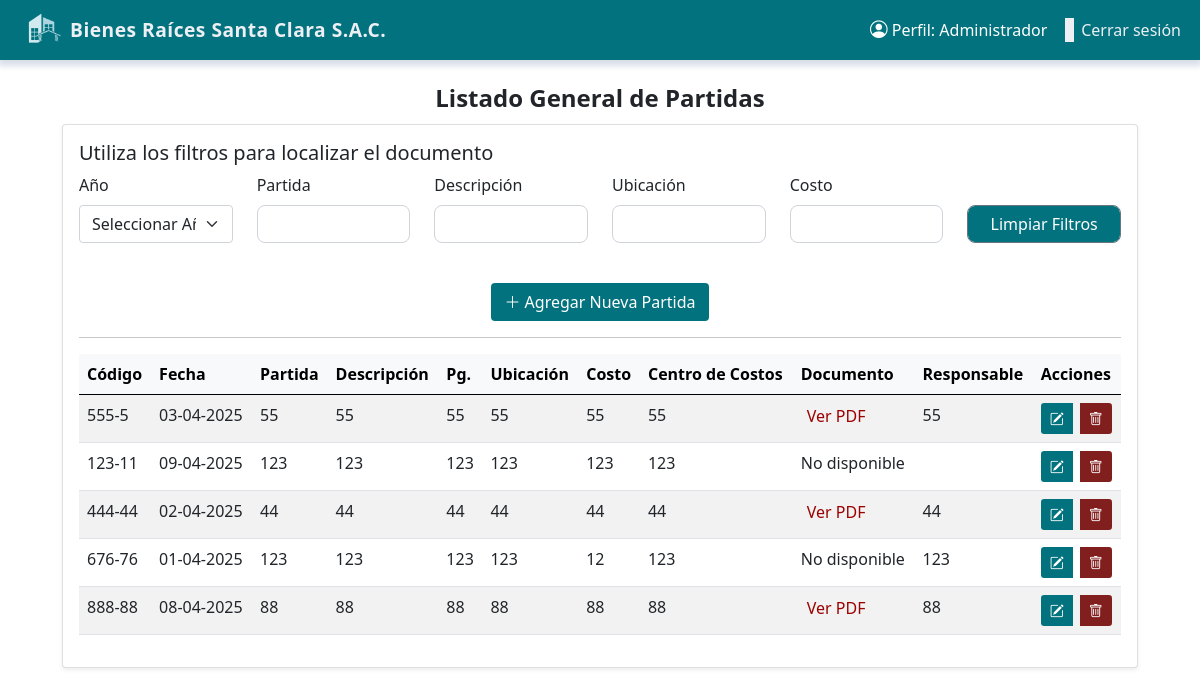
Before: /lista_partidas/ (signed in) with the older database file.
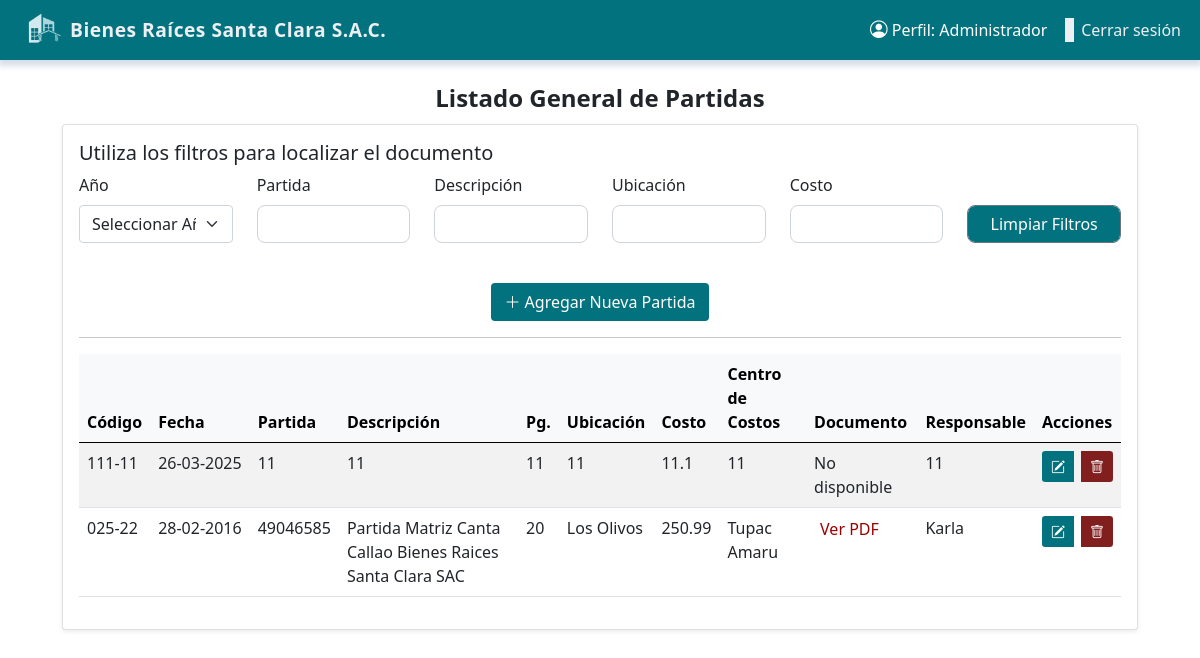
After: the same page with the newer database file.
### partidas_planos/models.py (models this page shows, shortened)
class User(AbstractBaseUser, PermissionsMixin):
    ESTANDAR = 1
    LEGAL = 2
    ADMINISTRADOR = 3
    ROLE_CHOICE = (
        (ESTANDAR, 'Estandar'),
        (LEGAL, 'Legal'),
        (ADMINISTRADOR, 'Administrador'),
    )
    first_name = models.CharField(max_length=50)
    last_name = models.CharField(max_length=50)
    username = models.CharField(max_length=50, unique=True)
    email = models.EmailField(max_length=100, unique=True)
    phone_number = models.CharField(max_length=12, blank=True)
    role = models.PositiveSmallIntegerField(choices=ROLE_CHOICE, blank=True, null=True)
    date_joined = models.DateTimeField(auto_now_add=True)
    last_login = models.DateTimeField(auto_now_add=True)
    created_date = models.DateTimeField(auto_now_add=True)
    modified_date = models.DateTimeField(auto_now=True)
    is_admin = models.BooleanField(default=False)
    is_staff = models.BooleanField(default=False)
    is_active = models.BooleanField(default=True)
    is_superadmin = models.BooleanField(default=False)
    USERNAME_FIELD = 'username'
    REQUIRED_FIELDS = ['email', 'first_name', 'last_name']
    objects = UserManager()

class Partida(models.Model):
    codigo = models.CharField(max_length=10)
    partida = models.CharField(max_length=100)
    fecha = models.DateField()
    descripcion = models.CharField(max_length=255)
    pg = models.CharField(max_length=50)
    ubicacion = models.CharField(max_length=100)
    costo = models.CharField(max_length=100)
    centro_costos = models.CharField(max_length=100)
    responsable = models.CharField(max_length=100)
    pdf = models.FileField(upload_to='partidas', blank=True, null=True, max_length=255)

### partidas_planos/views.py (the view)
# urls.py: path('lista_partidas/', views.lista_partidas, name='lista_partidas'),
@login_required
def lista_partidas(request):
    form = PartidaForm()
    if request.method == 'POST':
        form = PartidaForm(request.POST, request.FILES)
        if form.is_valid():
            form.save()
            return redirect('lista_partidas')  # O el nombre de tu vista actual
    partidas = Partida.objects.all()  # Si quieres listarlas en la plantilla
    return render(request, 'partidas_planos/lista_partidas.html', {
        'form': form,
        'partidas': partidas,
    })

### partidas_planos/forms.py
class PartidaForm(forms.ModelForm):
    class Meta:
        model = Partida
        fields = '__all__'
        widgets = {
            'fecha': forms.DateInput(attrs={'type': 'date'}),
        }
    def __init__(self, *args, **kwargs):
        super().__init__(*args, **kwargs)
        for field in self.fields.values():
            field.widget.attrs['class'] = 'form-control'
        self.fields['responsable'].required = False

### templates/partidas_planos/lista_partidas.html (shortened to what this page needs)
{% extends "base.html" %}
{% block body %}
<div style="text-align: center; margin-top: 20px;">
    <div style="font-weight: bold; font-size: 24px;">
        Listado General de Partidas
    </div>
</div>
<div class="container mt-2" style="max-width: 100%;">
    <div class="row justify-content-center">
        <div class="col-12 col-lg-11">
            <div class="card shadow-sm">
                <div class="card-body">
                    <h5 class="mb-2">Utiliza los filtros para localizar el documento</h5>
                    <div class="row mb-3">
                        <div class="col">
                            <label for="yearFilter" class="form-label">Año</label>
                            <select class="form-select filter-input" data-column="1" id="yearFilter">
                                <option value="">Seleccionar Año</option>
                            </select>
                        </div>
                        <div class="col">
                            <label class="form-label">Partida</label>
                            <input type="text" class="form-control filter-input" data-column="2">
                        </div>
                        <div class="col">
                            <label class="form-label">Descripción</label>
                            <input type="text" class="form-control filter-input" data-column="3">
                        </div>
                        <div class="col">
                            <label class="form-label">Ubicación</label>
                            <input type="text" class="form-control filter-input" data-column="5">
                        </div>
                        <div class="col">
                            <label class="form-label">Costo</label>
                            <input type="text" class="form-control filter-input" data-column="6">
                        </div>
                        <div class="col">
                            <label class="form-label" style="color: #ffffff;">Limpiar</label>
                            <a href="{% url 'lista_partidas' %}" id="clearFilters"
                                class="form-control btn btn-secondary text-center"
                                style="background-color: #02737e; line-height: 25px;">Limpiar Filtros</a>
                        </div>
                    </div>
                    {% if request.user.role != 1 and request.user.role != 2 %}
                    <center>
                        <button type="button" class="btn text-white mt-4" style="background-color: #02737e;"
                            data-bs-toggle="modal" data-bs-target="#documentModal">
                            <i class="bi bi-plus-lg"></i> Agregar Nueva Partida
                        </button>
                    </center>
                    {% endif %}
                    <hr>
                    <div class="table-container" style="max-height: 55vh; overflow-y: auto; overflow-x: auto;">
                        <table class="table table-striped" id="documentsTable">
                            <thead class="table-light" style="position: sticky; top: 0; z-index: 1;">
                                <tr>
                                    <th>Código</th>
                                    <th>Fecha</th>
                                    <th>Partida</th>
                                    <th>Descripción</th>
                                    <th>Pg.</th>
                                    <th>Ubicación</th>
                                    <th>Costo</th>
                                    <th>Centro de Costos</th>
                                    <th>Documento</th>
                                    <th>Responsable</th>
                                    {% if request.user.role != 1 and request.user.role != 2 %}
                                    <th>Acciones</th>
                                    {% endif %}
                                </tr>
                            </thead>
                            <tbody>
                                {% for partida in partidas %}
                                <tr>
                                    <td>{{ partida.codigo }}</td>
                                    <td class="text-nowrap">{{ partida.fecha|date:"d-m-Y" }}</td>
                                    <td>{{ partida.partida }}</td>
                                    <td>{{ partida.descripcion }}</td>
                                    <td>{{ partida.pg }}</td>
                                    <td>{{ partida.ubicacion }}</td>
                                    <td>{{ partida.costo }}</td>
                                    <td>{{ partida.centro_costos }}</td>
                                    <td>
                                        {% if partida.pdf %}
                                        <button type="button"
                                            style="background: none; border: none; color: #9c0101; text-decoration: none; cursor: pointer;"
                                            data-bs-toggle="modal" data-bs-target="#pdfViewerModal"
                                            data-pdf-url="{{ partida.pdf.url }}" class="ver-pdf-btn">
                                            Ver PDF
                                        </button>
                                        {% else %}
                                        No disponible
                                        {% endif %}
                                    </td>
                                    <td>{{ partida.responsable }}</td>
                                    {% if request.user.role != 1 and request.user.role != 2 %}
                                    <td>
                                        <div class="btn-group" role="group">
                                            <button type="button" class="btn btn-sm text-white me-2 btn-editar"
                                                style="background-color: #02737e;" data-bs-toggle="modal"
                                                data-bs-target="#editPartidaModal" data-id="{{ partida.id }}"
                                                data-codigo="{{ partida.codigo }}" data-partida="{{ partida.partida }}"
                                                data-fecha="{{ partida.fecha|date:'Y-m-d' }}"
                                                data-descripcion="{{ partida.descripcion }}" data-pg="{{ partida.pg }}"
                                                data-ubicacion="{{ partida.ubicacion }}"
                                                data-costo="{{ partida.costo }}"
                                                data-centro_costos="{{ partida.centro_costos }}"
                                                data-responsable="{{ partida.responsable }}">
                                                <i class="bi bi-pencil-square"></i>
                                            </button>
                                            <a href="{% url 'eliminar_partida' partida.id %}"
                                                class="btn btn-sm text-white btnEliminar"
                                                style="background-color: #811f1f;" title="Eliminar">
                                                <i class="bi bi-trash"></i>
                                            </a>
                                        </div>
                                    </td>
                                    {% endif %}
                                </tr>
                                {% endfor %}
                            </tbody>
                        </table>
                    </div>
                    {% endblock %}

### templates/base.html (shortened to what this page needs)
{% load static %}
<!DOCTYPE html>
<html lang="es">
<head>
    <link href="https://cdn.jsdelivr.net/npm/bootstrap@5.0.2/dist/css/bootstrap.min.css" rel="stylesheet"
>
    <link href="https://cdn.jsdelivr.net/npm/bootstrap-icons@1.10.5/font/bootstrap-icons.css" rel="stylesheet">
</head>
<body>
    <nav class="navbar navbar-expand-lg navbar-dark"
        style="background-color: #02737e; padding-top: 5px; padding-bottom: 5px;">
        <div class="container-fluid">
            <a class="navbar-brand d-flex align-items-center" style="margin-left: 10px;" href="{% url 'home' %}">
                <img src="{% static 'logo/logotipo_empresa.png' %}" alt="Logo" style="height: 40px; width: auto;"
                    class="d-inline-block align-text-top me-2">
                <span style="font-weight: bold; font-size: 1.2rem;">Bienes Raíces Santa Clara S.A.C.</span>
            </a>
            <div class="collapse navbar-collapse justify-content-end" id="navbarContent">
                <ul class="navbar-nav mb-2 mb-lg-0">
                    {% if user.is_authenticated %}
                    <li class="nav-item d-flex align-items-center">
                        <span class="nav-link text-white d-flex align-items-center" style="margin-right: 10px;">
                            <i class="bi bi-person-circle" style="font-size: 1.1rem; line-height: 1;"></i>&nbsp;Perfil:
                            {{ user.get_role_display }}
                        </span>
                        <div style="background-color: #edeff4; color: #edeff4;">
                        </div>
                        <form action="{% url 'logout' %}" method="post">
                            <button type="submit"
                                style="color: #edeff4; background-color: #02737e; border: 1px solid #02737e;"
                                onmouseover="this.style.textDecoration='underline';"
                                onmouseout="this.style.textDecoration='none';">
                                Cerrar sesión</button>
                        </form>
                    </li>
                    {% endif %}
                </ul>
            </div>
        </div>
    </nav>
    {% block body %}
    {% endblock %}
</body>
</html>

### templates/base.html (style rules this page uses)
.navbar { box-shadow: 0 4px 6px 2px #d8dee9; }
.navbar-brand span { font-weight: 600; font-size: 1.1rem; letter-spacing: 0.5px; color: #edeff4; ; transition: color 0.3s; }

### templates/partidas_planos/lista_partidas.html (style rules this page uses)
.form-control { border-radius: 0.5rem; height: 38px; }
label.form-label { font-weight: 500; }

Changed rows visible on the page:
removed Partida: codigo "676-76", fecha "01-04-2025", partida "123", descripcion "123", pg "123", ubicacion "123", costo "12", centro_costos "123", pdf "No disponible", responsable "123"
removed Partida: codigo "123-11", fecha "09-04-2025", partida "123", descripcion "123", pg "123", ubicacion "123", costo "123", centro_costos "123", pdf "No disponible"
removed Partida: codigo "888-88", fecha "08-04-2025", partida "88", descripcion "88", pg "88", ubicacion "88", costo "88", centro_costos "88", responsable "88"
removed Partida: codigo "555-5", fecha "03-04-2025", partida "55", descripcion "55", pg "55", ubicacion "55", costo "55", centro_costos "55", responsable "55"
removed Partida: codigo "444-44", fecha "02-04-2025", partida "44", descripcion "44", pg "44", ubicacion "44", costo "44", centro_costos "44", responsable "44"
added Partida: codigo "025-22", fecha "28-02-2016", partida "49046585", descripcion "Partida Matriz Canta Callao Bienes Raices Santa Clara SAC", pg "20", ubicacion "Los Olivos", costo "250.99", centro_costos "Tupac Amaru", responsable "Karla"
added Partida: codigo "111-11", fecha "26-03-2025", partida "11", descripcion "11", pg "11", ubicacion "11", costo "11.1", centro_costos "11", pdf "No disponible", responsable "11"
